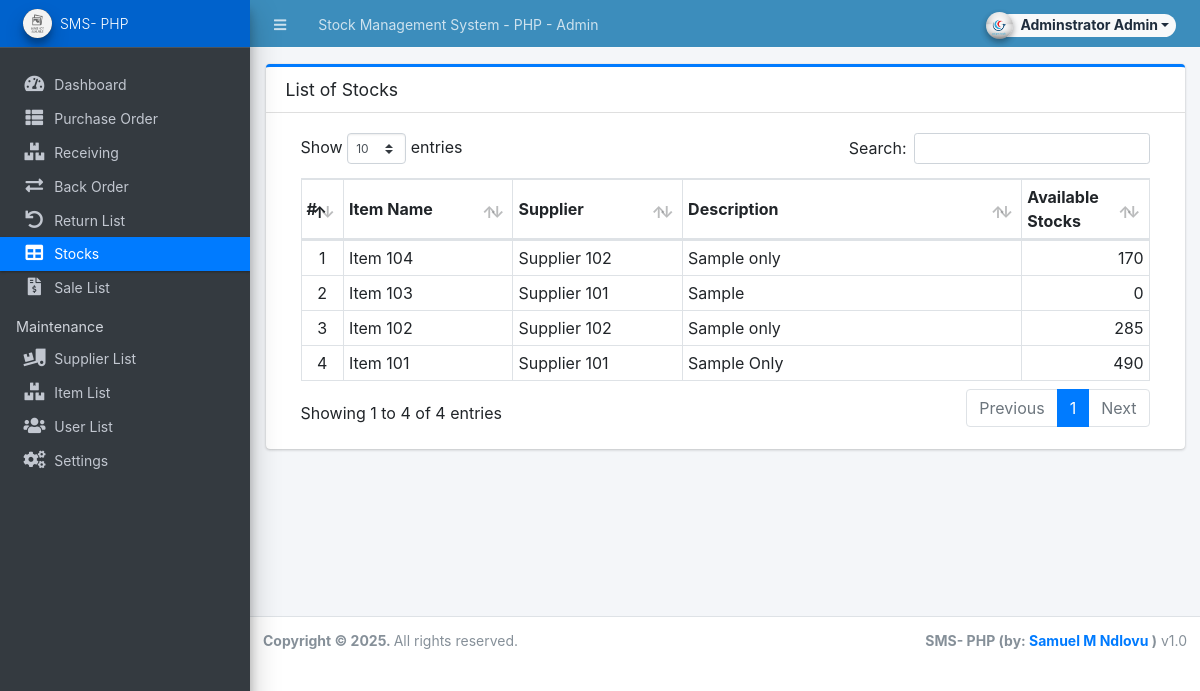
Before: /admin/?page=stocks (signed in) with the older database file.
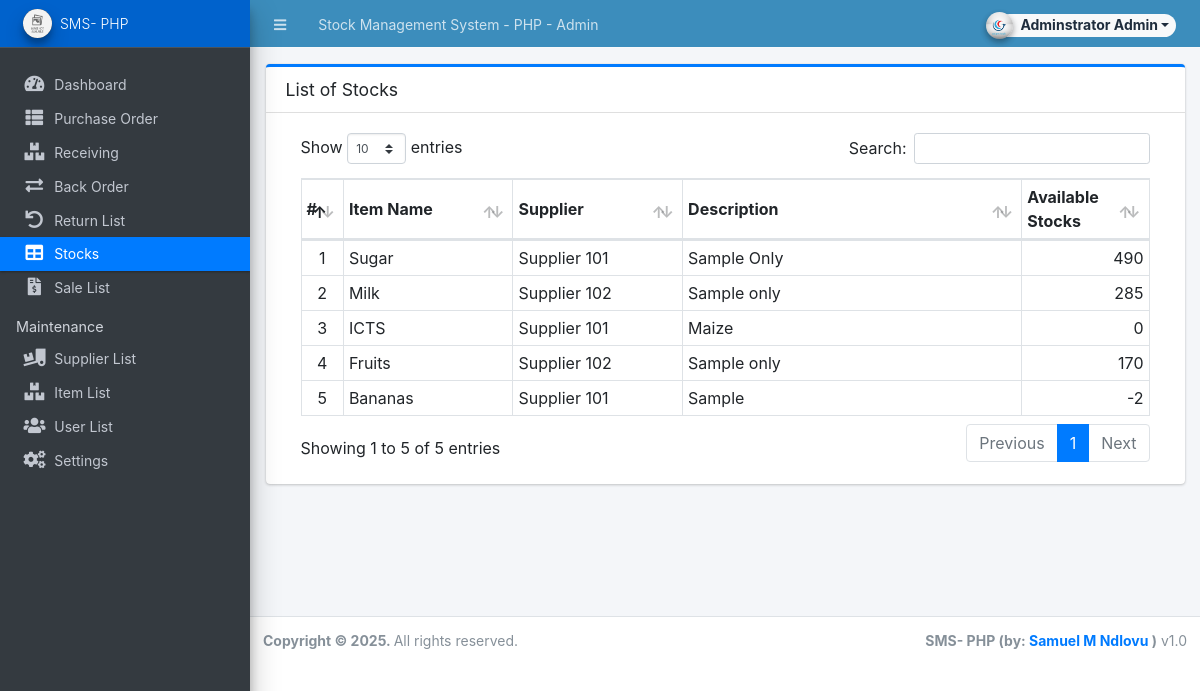
After: the same page with the newer database file.
### tables this page shows
CREATE TABLE `item_list` (
  `id` int(30) NOT NULL,
  `name` text NOT NULL,
  `description` text NOT NULL,
  `supplier_id` int(30) NOT NULL,
  `cost` float NOT NULL DEFAULT 0,
  `sell_price` float NOT NULL DEFAULT 0,
  `status` tinyint(1) NOT NULL DEFAULT 1,
  `date_created` datetime NOT NULL DEFAULT current_timestamp(),
  `date_updated` datetime NOT NULL DEFAULT current_timestamp() ON UPDATE current_timestamp()
);

CREATE TABLE `supplier_list` (
  `id` int(30) NOT NULL,
  `name` text NOT NULL,
  `address` text NOT NULL,
  `cperson` text NOT NULL,
  `contact` text NOT NULL,
  `status` tinyint(1) NOT NULL DEFAULT 1,
  `date_created` datetime NOT NULL DEFAULT current_timestamp(),
  `date_updated` datetime NOT NULL DEFAULT current_timestamp() ON UPDATE current_timestamp()
);

### admin/stocks/index.php (the view, shortened to what this page needs)
<div class="card card-outline card-primary">
	<div class="card-header">
		<h3 class="card-title">List of Stocks</h3>
	</div>
	<div class="card-body">
		<div class="container-fluid">
        <div class="container-fluid">
			<table class="table table-bordered table-stripped">
                    <colgroup>
                        <col width="5%">
                        <col width="20%">
                        <col width="20%">
                        <col width="40%">
                        <col width="15%">
                    </colgroup>
                    <thead>
                        <tr>
                            <th>#</th>
                            <th>Item Name</th>
                            <th>Supplier</th>
                            <th>Description</th>
                            <th>Available Stocks</th>
                        </tr>
                    </thead>
                    <tbody>
                        <?php
                        $i = 1;
                        $qry = $conn->query("SELECT i.*,s.name as supplier FROM `item_list` i inner join supplier_list s on i.supplier_id = s.id order by `name` desc");
                        while($row = $qry->fetch_assoc()):
                            $in = $conn->query("SELECT SUM(quantity) as total FROM stock_list where item_id = '{$row['id']}' and type = 1")->fetch_array()['total'];
                            $out = $conn->query("SELECT SUM(quantity) as total FROM stock_list where item_id = '{$row['id']}' and type = 2")->fetch_array()['total'];
                            $row['available'] = $in - $out;
                        ?>
                            <tr>
                                <td class="text-center"><?php echo $i++; ?></td>
                                <td><?php echo $row['name'] ?></td>
                                <td><?php echo $row['supplier'] ?></td>
                                <td><?php echo $row['description'] ?></td>
                                <td class="text-right"><?php echo number_format($row['available']) ?></td>
                            </tr>
                        <?php endwhile; ?>
                    </tbody>
                </table>
		</div>
		</div>
	</div>
</div>

Changed rows visible on the page:
changed item_list "Sample Only": name "Item 101" → "Sugar"; moves up the list
changed item_list: name "Item 102" → "Milk"; moves up the list
added item_list: name "ICTS", supplier.name "Supplier 101", description "Maize", sell_price "0"
changed item_list: name "Item 104" → "Fruits"
changed item_list "Sample": name "Item 103" → "Bananas"; sell_price "0" → "-2"
Other visible differences:
text written by a page script: "Show entries Search: Showing 1 to 4 of 4 entries Previous 1 Next" → "Show entries Search: Showing 1 to 5 of 5 entries Previous 1 Next"
